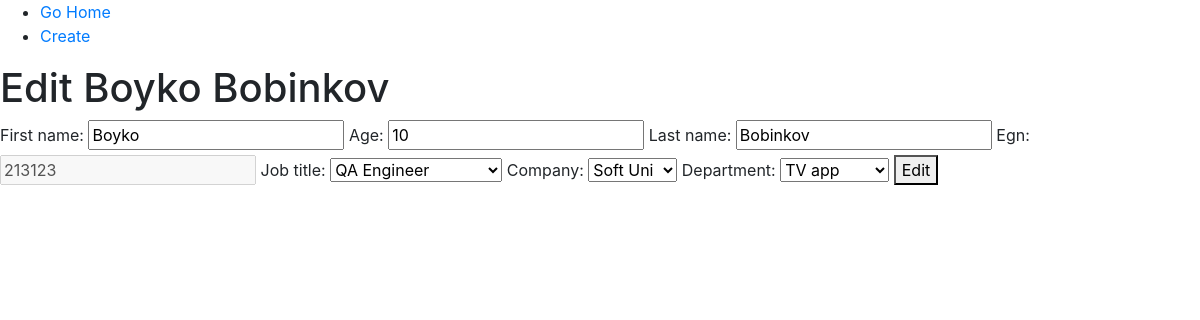
Screenshot of /employees/edit/5 with the database file from the repository.
### employee_app/employees/models.py (models this page shows, shortened)
class Employee(models.Model):
    GOOGLE = 'Google'
    SOFT_UNI = 'Soft Uni'
    first_name = models.CharField(
        max_length=20
    )
    age = models.IntegerField(
    )
    last_name = models.CharField(
        max_length=30,
        null=True,
        blank=True
    )
    egn = models.CharField(
        max_length=12,
        unique=True
    )
    job_title = models.CharField(
        max_length=20,
        default='No Choice',
        choices=(
            ('1', 'Software Developer'),
            ('2', 'QA Engineer'),
            ('3', 'DevOps Specialist')
        )
    )
    company = models.CharField(
        max_length=max(len(c) for c in [GOOGLE, SOFT_UNI]),
        choices=(
            (GOOGLE, GOOGLE),
            (SOFT_UNI, SOFT_UNI)
        )
    )
    department = models.ForeignKey(
        Department,
        on_delete=models.CASCADE,
    )
    class Meta:
        ordering = ('first_name',)

### employee_app/employees/views.py (the view)
# urls.py: path('edit/<int:pk>', edit_employee, name='edit'),
def edit_employee(request, pk):
    employee = Employee.objects.get(pk=pk)
    if request.method == "GET":
        employee_form = EditEmployeeForm(instance=employee)
    else:
        employee_form = EditEmployeeForm(request.POST, instance=employee)
        if employee_form.is_valid():
            employee_form.save()
    context = {
        'employee_form': employee_form,
        'employee': employee,
    }
    return render(request, 'edit.html', context)

### employee_app/employees/views.py
class EditEmployeeForm(EmployeeForm):
    class Meta:
        model = Employee
        fields = '__all__'
        widgets = {
            'egn': forms.TextInput(
                attrs={
                    'disabled': 'disabled'
                }
            )
        }

### employee_app/employees/models.py (called while the page is built)
    def __str__(self):
        return self.name

### templates/edit.html (shortened to what this page needs)
{% extends 'base/base.html' %}
{% block body %}
    <h1>Edit {{ employee.first_name }} {{ employee.last_name }}</h1>
    <form method="post" action="{% url 'edit' employee.pk %}">
        {{ employee_form }}
        <button>Edit </button>
    </form>
{% endblock %}

### rows the page displays
Employee: first_name "Boyko", last_name "Bobinkov", age "10", egn "213123", job_title "QA Engineer", company "Soft Uni", department "TV app"
